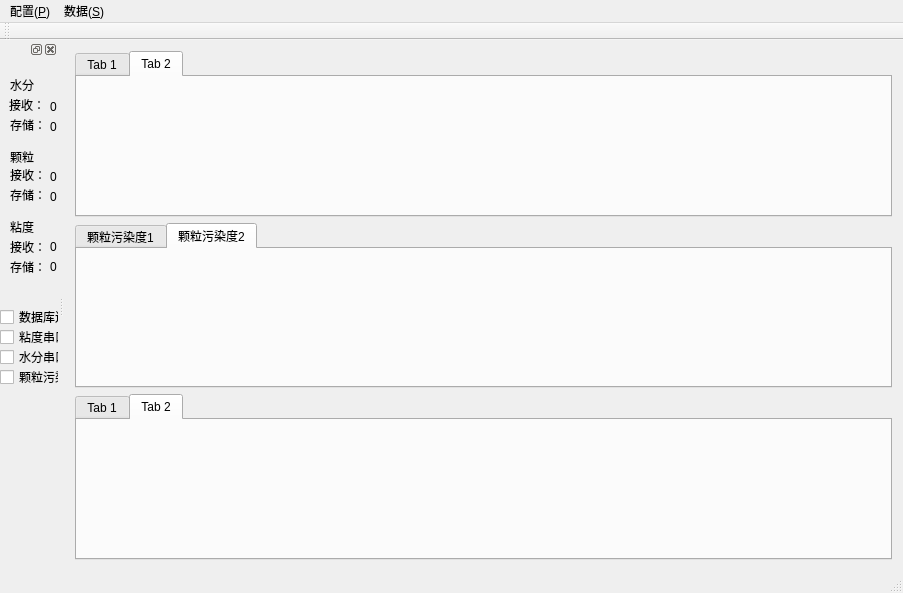
<?xml version="1.0" encoding="UTF-8"?>
<ui version="4.0">
 <class>MainWindow</class>
 <widget class="QMainWindow" name="MainWindow">
  <property name="geometry">
   <rect>
    <x>0</x>
    <y>0</y>
    <width>903</width>
    <height>593</height>
   </rect>
  </property>
  <property name="sizePolicy">
   <sizepolicy hsizetype="Maximum" vsizetype="Maximum">
    <horstretch>0</horstretch>
    <verstretch>0</verstretch>
   </sizepolicy>
  </property>
  <property name="windowTitle">
   <string>MainWindow</string>
  </property>
  <widget class="QWidget" name="centralWidget">
   <layout class="QVBoxLayout" name="verticalLayout">
    <item>
     <widget class="QTabWidget" name="tabWidget">
      <property name="currentIndex">
       <number>1</number>
      </property>
      <widget class="QWidget" name="tab">
       <attribute name="title">
        <string>Tab 1</string>
       </attribute>
      </widget>
      <widget class="QWidget" name="tab_2">
       <attribute name="title">
        <string>Tab 2</string>
       </attribute>
       <layout class="QHBoxLayout" name="horizontalLayout_2">
        <item>
         <layout class="QHBoxLayout" name="horizontalLayout">
          <item>
           <widget class="QwtPlot" name="qwtPlot"/>
          </item>
          <item>
           <widget class="QwtPlot" name="qwtPlot_2"/>
          </item>
          <item>
           <widget class="QwtPlot" name="qwtPlot_3"/>
          </item>
         </layout>
        </item>
       </layout>
      </widget>
     </widget>
    </item>
    <item>
     <widget class="QTabWidget" name="tabWidget_2">
      <property name="currentIndex">
       <number>1</number>
      </property>
      <widget class="QWidget" name="tab_3">
       <attribute name="title">
        <string>颗粒污染度1</string>
       </attribute>
      </widget>
      <widget class="QWidget" name="tab_4">
       <attribute name="title">
        <string>颗粒污染度2</string>
       </attribute>
       <layout class="QHBoxLayout" name="horizontalLayout_5">
        <item>
         <layout class="QHBoxLayout" name="horizontalLayout_3">
          <item>
           <widget class="QwtPlot" name="qwtPlot_6"/>
          </item>
          <item>
           <widget class="QwtPlot" name="qwtPlot_5"/>
          </item>
          <item>
           <widget class="QwtPlot" name="qwtPlot_4"/>
          </item>
         </layout>
        </item>
       </layout>
       <zorder>tabWidget</zorder>
       <zorder>qwtPlot_4</zorder>
       <zorder>qwtPlot_5</zorder>
       <zorder>qwtPlot_6</zorder>
      </widget>
     </widget>
    </item>
    <item>
     <widget class="QTabWidget" name="tabWidget_3">
      <property name="currentIndex">
       <number>1</number>
      </property>
      <widget class="QWidget" name="tab_5">
       <attribute name="title">
        <string>Tab 1</string>
       </attribute>
      </widget>
      <widget class="QWidget" name="tab_6">
       <attribute name="title">
        <string>Tab 2</string>
       </attribute>
       <layout class="QHBoxLayout" name="horizontalLayout_6">
        <item>
         <layout class="QHBoxLayout" name="horizontalLayout_4">
          <item>
           <widget class="QwtPlot" name="qwtPlot_9"/>
          </item>
          <item>
           <widget class="QwtPlot" name="qwtPlot_8"/>
          </item>
          <item>
           <widget class="QwtPlot" name="qwtPlot_7"/>
          </item>
         </layout>
        </item>
       </layout>
      </widget>
     </widget>
    </item>
   </layout>
  </widget>
  <widget class="QMenuBar" name="menuBar">
   <property name="geometry">
    <rect>
     <x>0</x>
     <y>0</y>
     <width>903</width>
     <height>23</height>
    </rect>
   </property>
   <widget class="QMenu" name="menu">
    <property name="title">
     <string>配置(&amp;P)</string>
    </property>
   </widget>
   <widget class="QMenu" name="menu_S">
    <property name="title">
     <string>数据(&amp;S)</string>
    </property>
   </widget>
   <addaction name="menu"/>
   <addaction name="menu_S"/>
  </widget>
  <widget class="QToolBar" name="mainToolBar">
   <attribute name="toolBarArea">
    <enum>TopToolBarArea</enum>
   </attribute>
   <attribute name="toolBarBreak">
    <bool>false</bool>
   </attribute>
  </widget>
  <widget class="QStatusBar" name="statusBar"/>
  <widget class="QDockWidget" name="dockWidget">
   <attribute name="dockWidgetArea">
    <number>1</number>
   </attribute>
   <widget class="QWidget" name="dockWidgetContents">
    <widget class="QLabel" name="label">
     <property name="geometry">
      <rect>
       <x>10</x>
       <y>10</y>
       <width>31</width>
       <height>31</height>
      </rect>
     </property>
     <property name="text">
      <string>水分</string>
     </property>
    </widget>
    <widget class="QLabel" name="label_2">
     <property name="geometry">
      <rect>
       <x>10</x>
       <y>60</y>
       <width>54</width>
       <height>12</height>
      </rect>
     </property>
     <property name="text">
      <string>存储：</string>
     </property>
    </widget>
    <widget class="QLabel" name="label_3">
     <property name="geometry">
      <rect>
       <x>9</x>
       <y>40</y>
       <width>54</width>
       <height>12</height>
      </rect>
     </property>
     <property name="text">
      <string>接收：</string>
     </property>
    </widget>
    <widget class="QLabel" name="lb_water_insert">
     <property name="geometry">
      <rect>
       <x>50</x>
       <y>60</y>
       <width>91</width>
       <height>16</height>
      </rect>
     </property>
     <property name="text">
      <string>0</string>
     </property>
    </widget>
    <widget class="QLabel" name="lb_water_receive">
     <property name="geometry">
      <rect>
       <x>50</x>
       <y>40</y>
       <width>91</width>
       <height>16</height>
      </rect>
     </property>
     <property name="text">
      <string>0</string>
     </property>
    </widget>
    <widget class="QLabel" name="label_4">
     <property name="geometry">
      <rect>
       <x>10</x>
       <y>90</y>
       <width>31</width>
       <height>16</height>
      </rect>
     </property>
     <property name="text">
      <string>颗粒</string>
     </property>
    </widget>
    <widget class="QLabel" name="lb_gran_receive">
     <property name="geometry">
      <rect>
       <x>50</x>
       <y>110</y>
       <width>81</width>
       <height>16</height>
      </rect>
     </property>
     <property name="text">
      <string>0</string>
     </property>
    </widget>
    <widget class="QLabel" name="lb_gran_insert">
     <property name="geometry">
      <rect>
       <x>50</x>
       <y>130</y>
       <width>81</width>
       <height>16</height>
      </rect>
     </property>
     <property name="text">
      <string>0</string>
     </property>
    </widget>
    <widget class="QLabel" name="label_5">
     <property name="geometry">
      <rect>
       <x>10</x>
       <y>110</y>
       <width>54</width>
       <height>12</height>
      </rect>
     </property>
     <property name="text">
      <string>接收：</string>
     </property>
    </widget>
    <widget class="QLabel" name="label_6">
     <property name="geometry">
      <rect>
       <x>10</x>
       <y>130</y>
       <width>54</width>
       <height>12</height>
      </rect>
     </property>
     <property name="text">
      <string>存储：</string>
     </property>
    </widget>
    <widget class="QLabel" name="label_7">
     <property name="geometry">
      <rect>
       <x>10</x>
       <y>160</y>
       <width>31</width>
       <height>16</height>
      </rect>
     </property>
     <property name="text">
      <string>粘度</string>
     </property>
    </widget>
    <widget class="QLabel" name="label_8">
     <property name="geometry">
      <rect>
       <x>10</x>
       <y>180</y>
       <width>41</width>
       <height>16</height>
      </rect>
     </property>
     <property name="text">
      <string>接收：</string>
     </property>
    </widget>
    <widget class="QLabel" name="lb_viso_insert">
     <property name="geometry">
      <rect>
       <x>50</x>
       <y>200</y>
       <width>91</width>
       <height>16</height>
      </rect>
     </property>
     <property name="text">
      <string>0</string>
     </property>
    </widget>
    <widget class="QLabel" name="lb_viso_receive">
     <property name="geometry">
      <rect>
       <x>50</x>
       <y>180</y>
       <width>91</width>
       <height>16</height>
      </rect>
     </property>
     <property name="text">
      <string>0</string>
     </property>
    </widget>
    <widget class="QLabel" name="label_9">
     <property name="geometry">
      <rect>
       <x>10</x>
       <y>200</y>
       <width>31</width>
       <height>16</height>
      </rect>
     </property>
     <property name="text">
      <string>存储：</string>
     </property>
    </widget>
    <widget class="QCheckBox" name="ckb_serial_viso">
     <property name="geometry">
      <rect>
       <x>0</x>
       <y>270</y>
       <width>71</width>
       <height>16</height>
      </rect>
     </property>
     <property name="text">
      <string>粘度串口</string>
     </property>
    </widget>
    <widget class="QCheckBox" name="ckb_serial_water">
     <property name="geometry">
      <rect>
       <x>0</x>
       <y>290</y>
       <width>91</width>
       <height>16</height>
      </rect>
     </property>
     <property name="text">
      <string>水分串口</string>
     </property>
    </widget>
    <widget class="QCheckBox" name="ckb_serial_gran">
     <property name="geometry">
      <rect>
       <x>0</x>
       <y>310</y>
       <width>101</width>
       <height>16</height>
      </rect>
     </property>
     <property name="text">
      <string>颗粒污染串口</string>
     </property>
    </widget>
    <widget class="QCheckBox" name="ckb_db_connect">
     <property name="enabled">
      <bool>true</bool>
     </property>
     <property name="geometry">
      <rect>
       <x>0</x>
       <y>250</y>
       <width>91</width>
       <height>16</height>
      </rect>
     </property>
     <property name="text">
      <string>数据库连接</string>
     </property>
    </widget>
   </widget>
  </widget>
 </widget>
 <layoutdefault spacing="6" margin="11"/>
 <customwidgets>
  <customwidget>
   <class>QwtPlot</class>
   <extends>QFrame</extends>
   <header>qwt_plot.h</header>
  </customwidget>
 </customwidgets>
 <resources/>
 <connections/>
</ui>
